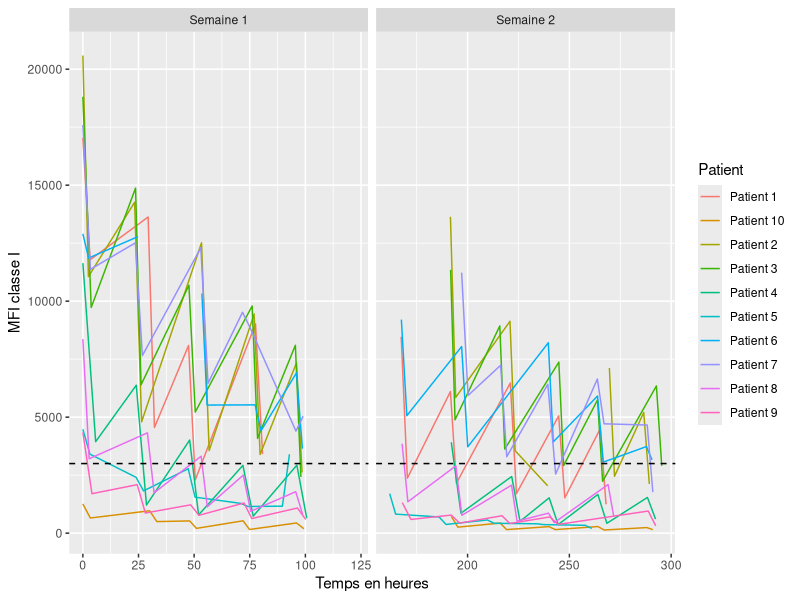
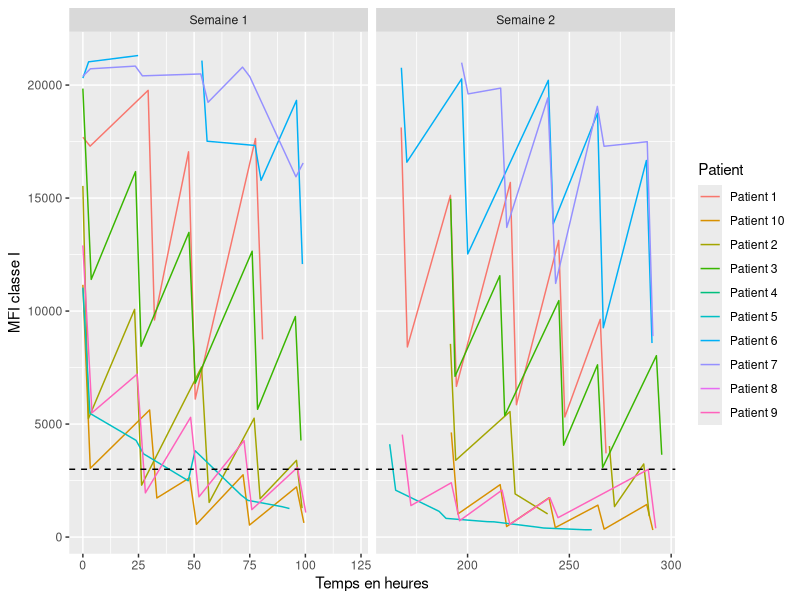
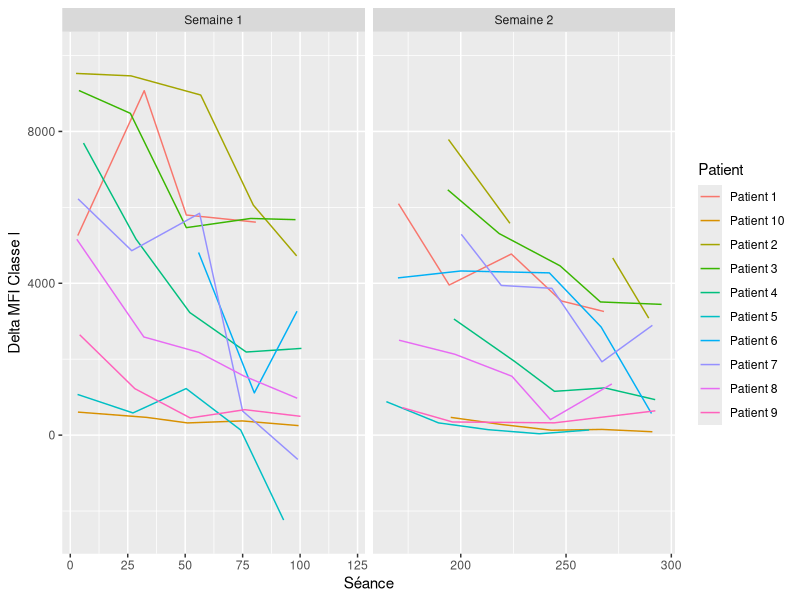
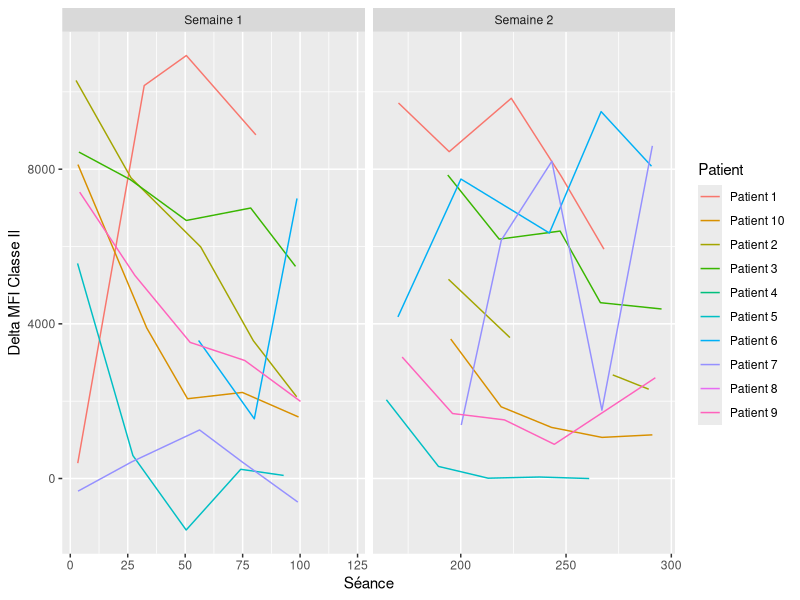
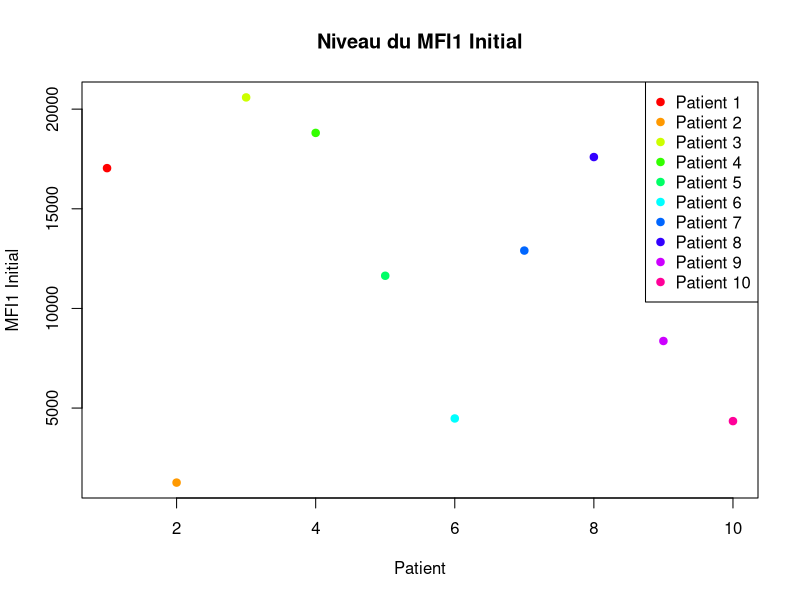

Recreate these plots in R, in order. (Note: this script raises an error after producing the figures.)
## Paramétrage du chemin de l'espace de travail :
# setwd("/Users/enzo/Documents/Enzo/Master/Projet tutoré")


## Librairies :
# Installation :
# install.packages("ggplot2")

# Chargement :
library(ggplot2)

## Importation des données
data <- read.csv("donnees_corrigees_CINEDESIM.csv", header = TRUE, encoding = "UTF-8")[-1]

# Mise en facteur des variables quali :
data$nom_batch <- factor(data$nom_batch)
data$temp <- factor(data$temp)
data$C1.epi_maj <- factor(data$C1.epi_maj)
data$C2.epi_maj <- factor(data$C2.epi_maj)
data$sexe <- factor(data$sexe)
data$type_donneur <- factor(data$type_donneur)
data$transfusion <- factor(data$transfusion)
data$semaine <- factor(data$semaine, labels = c("Semaine 1", "Semaine 2"))

# Passage des variables quanti de caractère à numérique :
data$poids <- as.double(data$poids)

# Séparation en jeux de données par patient
liste_patients <- list()
for (patient in levels(data$nom_batch)){
  i <- which(levels(data$nom_batch) == patient)
  liste_patients[[i]] <- subset(data, data$nom_batch == patient)
}

## Graphiques des MFI et delta MFI
# MFI
graph_MFI1 <-  ggplot(data, aes(x = temps, y = C1.MFI, group=as.factor(nom_batch), color=as.factor(nom_batch))) +
  geom_line() +
  facet_grid(~semaine, scales = "free_x") +
  geom_hline(yintercept = 3000, color = "black", linetype = "dashed") +
  labs(x = "Temps en heures",
       y = "MFI classe I",
       color="Patient")
graph_MFI1


graph_MFI2 <-  ggplot(data, aes(x = temps, y = C2.MFI, group=as.factor(nom_batch), color=as.factor(nom_batch))) +
  geom_line() +
  facet_grid(~semaine, scales = "free_x") +
  geom_hline(yintercept = 3000, color = "black", linetype = "dashed") +
  labs(x = "Temps en heures",
       y = "MFI classe I",
       color="Patient")
graph_MFI2

# Delta MFI
# Calcul des delta
delta_MFI = function(df) {
  delta1 = numeric(20)
  delta2 = numeric(20)
  for (i in 1:10){
    delta1[2*i-1] <- df$C1.MFI[2*i] - df$C1.MFI[2*i-1]
    delta1[2*i] <- df$C1.MFI[2*i] - df$C1.MFI[2*i-1]
    delta2[2*i-1] <- df$C2.MFI[2*i] - df$C2.MFI[2*i-1]
    delta2[2*i] <- df$C2.MFI[2*i] - df$C2.MFI[2*i-1]
  }
  df$deltaMFI1 <- delta1
  df$deltaMFI2 <- delta2
  return(df[-seq(1,20,2),])
}

liste_delta <-  lapply(liste_patients, delta_MFI)

df_deltaMFI <- liste_delta[[1]]
for (i in 2:10){
  df_deltaMFI <- rbind(df_deltaMFI, liste_delta[[i]])
}

# Représentation graphique
graph_delta_MFI1 <- ggplot(df_deltaMFI, aes(x=temps, y = - deltaMFI1, group=as.factor(nom_batch), color=as.factor(nom_batch))) +
  geom_line() +
  facet_grid(~semaine, scales = "free_x") +
  labs(x = "Séance",
       y = "Delta MFI Classe I",
       color="Patient") + 
  ylim(-2500,10000)
graph_delta_MFI1

graph_delta_MFI2 <- ggplot(df_deltaMFI, aes(x=temps, y = - deltaMFI2, group=as.factor(nom_batch), color=as.factor(nom_batch))) +
  geom_line() +
  facet_grid(~semaine, scales = "free_x") +
  labs(x = "Séance",
       y = "Delta MFI Classe II",
       color="Patient")
graph_delta_MFI2


## Croisements avec nos variables d'intérêt
# Croisement entre le MFI1 initial et les covariables
nb_patient <- length(levels(data$nom_batch))
palette <- rainbow(nb_patient)

# MFI1 Initiaux
plot(data$C1.MFI[seq(1, 181, 20)], col = palette, pch = 19, main = "Niveau du MFI1 Initial",
     ylab = "MFI1 Initial", xlab = "Patient")
legend("topright", legend = paste("Patient", 1:nb_patient), col = palette, pch = 19)

# MFI1 Initial X Durée
duree_MFI1 <- cbind(p1$duree[seq(1, 19, 2)]/p1$C1.MFI[1], p2$duree[seq(1, 19, 2)]/p2$C1.MFI[1],
                    p3$duree[seq(1, 19, 2)]/p3$C1.MFI[1], p4$duree[seq(1, 19, 2)]/p4$C1.MFI[1],
                    p5$duree[seq(1, 19, 2)]/p5$C1.MFI[1], p6$duree[seq(1, 19, 2)]/p6$C1.MFI[1],
                    p7$duree[seq(1, 19, 2)]/p7$C1.MFI[1], p8$duree[seq(1, 19, 2)]/p8$C1.MFI[1],
                    p9$duree[seq(1, 19, 2)]/p9$C1.MFI[1], p10$duree[seq(1, 19, 2)]/p10$C1.MFI[1])

plot(duree_MFI1[,1], col = palette[1], type = "l", ylim = c(0, max(duree_MFI1)))
lines(duree_MFI1[,2], col = palette[2])
lines(duree_MFI1[,3], col = palette[3])
lines(duree_MFI1[,4], col = palette[4])
lines(duree_MFI1[,5], col = palette[5])
lines(duree_MFI1[,6], col = palette[6])
lines(duree_MFI1[,7], col = palette[7])
lines(duree_MFI1[,8], col = palette[8])
lines(duree_MFI1[,9], col = palette[9])
lines(duree_MFI1[,10], col = palette[10])

# MFI1 Initial X MFI1
MFI1XInit <- cbind(p1$C1.MFI[seq(1, 19, 2)]/p1$C1.MFI[1], p2$C1.MFI[seq(1, 19, 2)]/p2$C1.MFI[1],
                    p3$C1.MFI[seq(1, 19, 2)]/p3$C1.MFI[1], p4$C1.MFI[seq(1, 19, 2)]/p4$C1.MFI[1],
                    p5$C1.MFI[seq(1, 19, 2)]/p5$C1.MFI[1], p6$C1.MFI[seq(1, 19, 2)]/p6$C1.MFI[1],
                    p7$C1.MFI[seq(1, 19, 2)]/p7$C1.MFI[1], p8$C1.MFI[seq(1, 19, 2)]/p8$C1.MFI[1],
                    p9$C1.MFI[seq(1, 19, 2)]/p9$C1.MFI[1], p10$C1.MFI[seq(1, 19, 2)]/p10$C1.MFI[1])

plot(MFI1XInit[,1], col = palette[1], type = "l", ylim = c(0, max(MFI1XInit, na.rm = TRUE)))
lines(MFI1XInit[,2], col = palette[2])
lines(MFI1XInit[,3], col = palette[3])
lines(MFI1XInit[,4], col = palette[4])
lines(MFI1XInit[,5], col = palette[5])
lines(MFI1XInit[,6], col = palette[6])
lines(MFI1XInit[,7], col = palette[7])
lines(MFI1XInit[,8], col = palette[8])
lines(MFI1XInit[,9], col = palette[9])
lines(MFI1XInit[,10], col = palette[10])

# Croisement entre le MFI2 initial et les covariables
nb_patient <- 8
palette <- rainbow(nb_patient)

# MFI2 Initiaux
plot(c(1:3, 5:7, 9, 10), data$C2.MFI[seq(1, 181, 20)][which(!is.na(data$C2.MFI[seq(1, 181, 20)]))], col = palette, pch = 19, main = "Niveau du MFI2 Initial",
     ylab = "MFI2 Initial", xlab = "Patient")
legend("topright", legend = paste("Patient", 1:nb_patient), col = palette, pch = 19)

# MFI2 Initial X Durée
duree_MFI2 <- cbind(p1$duree[seq(1, 19, 2)]/p1$C2.MFI[1], p2$duree[seq(1, 19, 2)]/p2$C2.MFI[1],
                    p3$duree[seq(1, 19, 2)]/p3$C2.MFI[1],# p4$duree[seq(1, 19, 2)]/p4$C2.MFI[1],
                    p5$duree[seq(1, 19, 2)]/p5$C2.MFI[1], p6$duree[seq(1, 19, 2)]/p6$C2.MFI[1],
                    p7$duree[seq(1, 19, 2)]/p7$C2.MFI[1],# p8$duree[seq(1, 19, 2)]/p8$C2.MFI[1],
                    p9$duree[seq(1, 19, 2)]/p9$C2.MFI[1], p10$duree[seq(1, 19, 2)]/p10$C2.MFI[1])

plot(duree_MFI2[,1], col = palette[1], type = "l", ylim = c(0, max(duree_MFI2)))
lines(duree_MFI2[,2], col = palette[2])
lines(duree_MFI2[,3], col = palette[3])
lines(duree_MFI2[,4], col = palette[4])
lines(duree_MFI2[,5], col = palette[5])
lines(duree_MFI2[,6], col = palette[6])
lines(duree_MFI2[,7], col = palette[7])
lines(duree_MFI2[,8], col = palette[8])
# lines(duree_MFI2[,9], col = palette[9])
# lines(duree_MFI2[,10], col = palette[10])

# MFI2 Initial X MFI2
MFI2XInit <- cbind(p1$C2.MFI[seq(1, 19, 2)]/p1$C2.MFI[1], p2$C2.MFI[seq(1, 19, 2)]/p2$C2.MFI[1],
                   p3$C2.MFI[seq(1, 19, 2)]/p3$C2.MFI[1],# p4$C2.MFI[seq(1, 19, 2)]/p4$C2.MFI[1],
                   p5$C2.MFI[seq(1, 19, 2)]/p5$C2.MFI[1], p6$C2.MFI[seq(1, 19, 2)]/p6$C2.MFI[1],
                   p7$C2.MFI[seq(1, 19, 2)]/p7$C2.MFI[1],# p8$C2.MFI[seq(1, 19, 2)]/p8$C2.MFI[1],
                   p9$C2.MFI[seq(1, 19, 2)]/p9$C2.MFI[1], p10$C2.MFI[seq(1, 19, 2)]/p10$C2.MFI[1])

plot(MFI2XInit[,1], col = palette[1], type = "l", ylim = c(0, max(MFI2XInit, na.rm = TRUE)))
lines(MFI2XInit[,2], col = palette[2])
lines(MFI2XInit[,3], col = palette[3])
lines(MFI2XInit[,4], col = palette[4])
lines(MFI2XInit[,5], col = palette[5])
lines(MFI2XInit[,6], col = palette[6])
lines(MFI2XInit[,7], col = palette[7])
lines(MFI2XInit[,8], col = palette[8])
# lines(MFI2XInit[,9], col = palette[9])
# lines(MFI2XInit[,10], col = palette[10])




